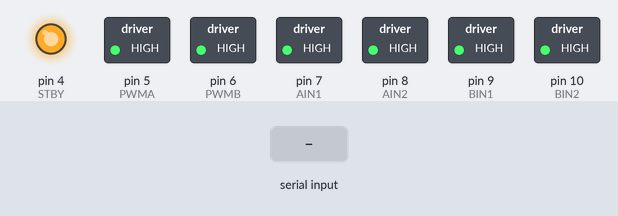
Recording of a sketch running on a simulated Arduino Uno, built with avr-gcc and run on an emulated ATmega328P. On the bench: switched loads named in the sketch (green lamp = pin HIGH), output pins drawn as LEDs (lit = HIGH). The test bench sets the inputs (shaded band). What the sketch prints to the serial monitor is not drawn.

Above: at 1.2 s.
1.3 s: "T" received over Serial
At 2.7 s:
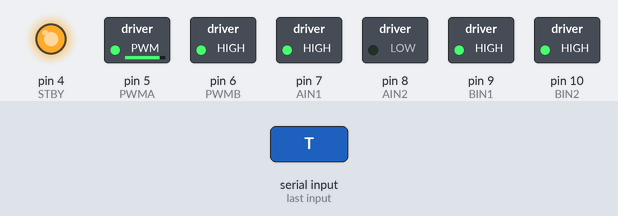
At 5.0 s:
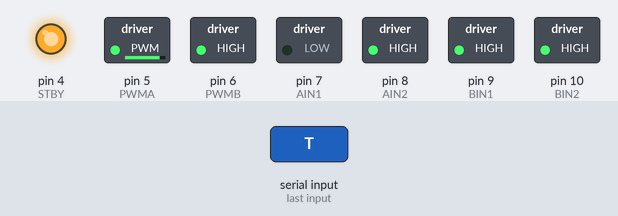
Timing chart, 0 to 18.0 s (numbered marks = the images above; inputs shaded):
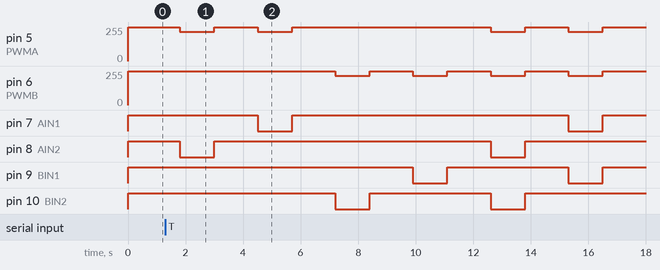

The sketch:

MotorTest.ino
```cpp
/*
  BUGGY MOTOR CHANNEL LAB v1.6.3 — NO BLUETOOTH REQUIRED.

  SAFETY:
  - MOTOR BATTERY OFF while uploading; wheels raised for the entire test.
  - Arduino Uno to TB6612FNG wiring: D4 STBY, D5 PWMA, D6 PWMB,
    D7 AIN1, D8 AIN2, D9 BIN1, D10 BIN2.
  - Motor VM is powered separately, with a shared GND and a physical switch.
  - Starts in ACTIVE SHORT BRAKE, NEVER drives automatically on upload/reset.
  - Open USB Serial Monitor at 9600, type T + Send to run each test ONCE.
  - Cut battery power immediately if a wheel turns without a command.

  Sequence: LEFT FORWARD, LEFT REVERSE, RIGHT FORWARD, RIGHT REVERSE,
            BOTH FORWARD, BOTH REVERSE, then ACTIVE BRAKE.
  Right-only reverse is included to diagnose the previously reported fault.
*/
const byte STBY = 4;
const byte PWMA = 5;
const byte PWMB = 6;
const byte AIN1 = 7;
const byte AIN2 = 8;
const byte BIN1 = 9;
const byte BIN2 = 10;
const int TEST_PWM = 220;

void brake() {
  digitalWrite(AIN1, HIGH);
  digitalWrite(AIN2, HIGH);
  digitalWrite(BIN1, HIGH);
  digitalWrite(BIN2, HIGH);
  analogWrite(PWMA, 255);
  analogWrite(PWMB, 255);
}
void channel(byte pwm, byte in1, byte in2, int speed) {
  analogWrite(pwm, 0);
  if (speed == 0) {
    digitalWrite(in1, HIGH);
    digitalWrite(in2, HIGH);
    analogWrite(pwm, 255);
    return;
  }
  digitalWrite(in1, speed > 0 ? HIGH : LOW);
  digitalWrite(in2, speed < 0 ? HIGH : LOW);
  analogWrite(pwm, abs(speed));
}
void wheels(int left, int right) {
  channel(PWMA, AIN1, AIN2, left);
  channel(PWMB, BIN1, BIN2, right);
}
void test(const __FlashStringHelper* name, int left, int right) {
  brake();
  delay(500);
  Serial.println(name);
  wheels(left, right);
  delay(1200);
  brake();
  delay(1000);
}
void setup() {
  pinMode(STBY, OUTPUT);
  digitalWrite(STBY, LOW);
  pinMode(PWMA, OUTPUT);
  pinMode(PWMB, OUTPUT);
  pinMode(AIN1, OUTPUT);
  pinMode(AIN2, OUTPUT);
  pinMode(BIN1, OUTPUT);
  pinMode(BIN2, OUTPUT);
  brake();
  Serial.begin(9600);
  digitalWrite(STBY, HIGH);  // Enable only after both channels have brake pins.
  Serial.println(F("MOTOR CHANNEL LAB READY / BRAKED"));
  Serial.println(F("Raise wheels; send T to run 6 short tests."));
}
void loop() {
  if (Serial.available()) {
    const char c = (char)Serial.read();
    if (c == 'T' || c == 't') {
      Serial.println(F("TEST START — CUT MOTOR POWER IF UNEXPECTED MOTION"));
      test(F("1 LEFT FORWARD"), TEST_PWM, 0);
      test(F("2 LEFT REVERSE"), -TEST_PWM, 0);
      test(F("3 RIGHT FORWARD"), 0, TEST_PWM);
      test(F("4 RIGHT REVERSE"), 0, -TEST_PWM);
      test(F("5 BOTH FORWARD"), TEST_PWM, TEST_PWM);
      test(F("6 BOTH REVERSE"), -TEST_PWM, -TEST_PWM);
      brake();
      Serial.println(F("COMPLETE / ACTIVE BRAKE / SEND T TO REPEAT"));
    }
  }
}
```

Measured:
- after the input at 1.3 s, pin 5 (PWMA): 255/255 → 220/255 after 0.50 s, → 255/255 1.2 s later, → 220/255 1.5 s later, → 255/255 1.2 s later, … (8 changes in this stretch); pin 6 (PWMB): alternates 255/255 for 1.5 s and 220/255 for 1.2 s, 8 changes in all, then stays 255/255, starting after 5.9 s
